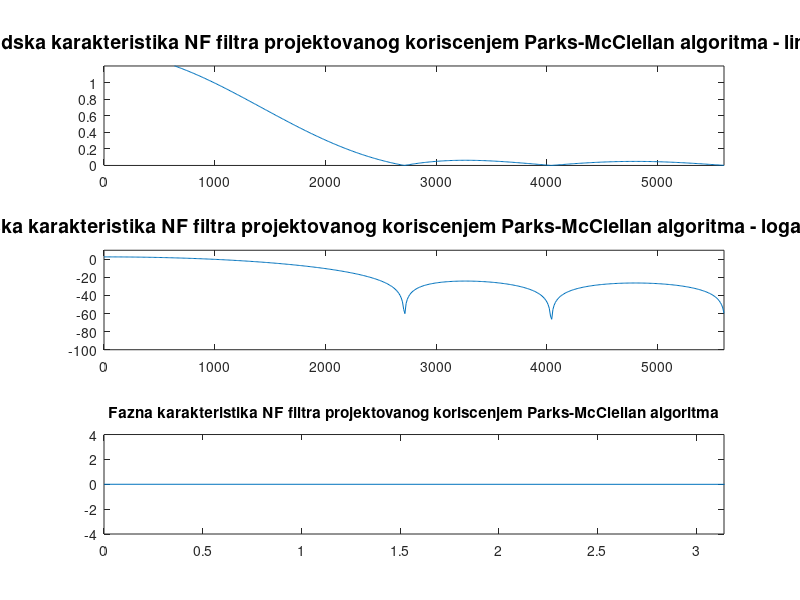
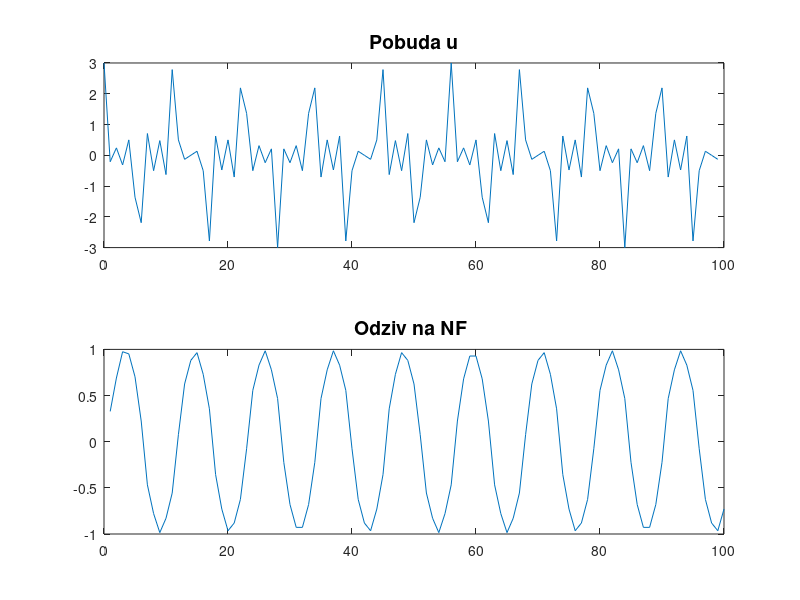

The MATLAB source for these figures, in order:
%Ucestanost odabiranja u sistemu
clc
clear all
fsr = 11200;
%Specifikacija NF filtra
fp = 1500;
fs = 2500;
ap = 1;
as = 40;
%Projektovanje NF filtra
f = [fp fs];
a = [1 0];
dev = [(10^(ap/20)-1)/(10^(ap/20)+1) 10^(-as/20)];%odredjivanje dozvoljenih odstupanja za svaki opseg
[n, fo, ao, w] = firpmord (f, a, dev, fsr);
n=5; % 5 red!!!!!!!!!!!!!!!!!!!!!!!!!!
b1 = firpm (n, fo, ao, w);
%Odredjivanje amplitudskih karakteristika
N_fft = 1024;
B = fft (b1, N_fft);
Ba = abs(B(1:N_fft/2));
F = angle(B(1:N_fft/2));
%crtanje amplitudskih karakteristika na jednom grafiku
n = 0:N_fft/2-1;
w = n*fsr/(2*(N_fft/2-1));
figure;
subplot (3, 1, 1); plot (w, Ba); axis ([0 fsr/2 0 1.2]);
title ('Amplitudska karakteristika NF filtra projektovanog koriscenjem Parks-McClellan algoritma - linearna osa', 'FontSize', 14);
subplot (3, 1, 2); plot (w, 20*log10(Ba)); axis ([0 fsr/2 -100 10]); 
title ('Amplitudska karakteristika NF filtra projektovanog koriscenjem Parks-McClellan algoritma - logaritamska osa', 'FontSize', 14);
subplot (3, 1, 3); plot (w, F); 
title ('Fazna karakteristika NF filtra projektovanog koriscenjem Parks-McClellan algoritma');
xlim([0 pi]);

%preko f-je filter

n = 0:99;
u = cos(2*pi*1000/fsr*n) + cos(2*pi*3000/fsr*n)+ cos(2*pi*5000/fsr*n);

figure
subplot(2, 1, 1), plot(n, u), title ('Pobuda u', 'FontSize', 14);
xlim([0 100]);

y = filter(b1,1,u);

subplot(2, 1, 2), plot(1:numel(y), y), title ('Odziv na NF ', 'FontSize', 14), xlim([0 100]);
 
b1 %KOEFICIJENTI b !!!!!!!!!
u_sim = [n;u]';

%kaskadna realizacija

roots([0.1092 0.2378 0.3326 0.3326 0.2378 0.1092])
%onda se zdruze odgovarajuci clanovi da imamo samo realne
%koeficijente... Drugog reda treba da budu sekcije!
